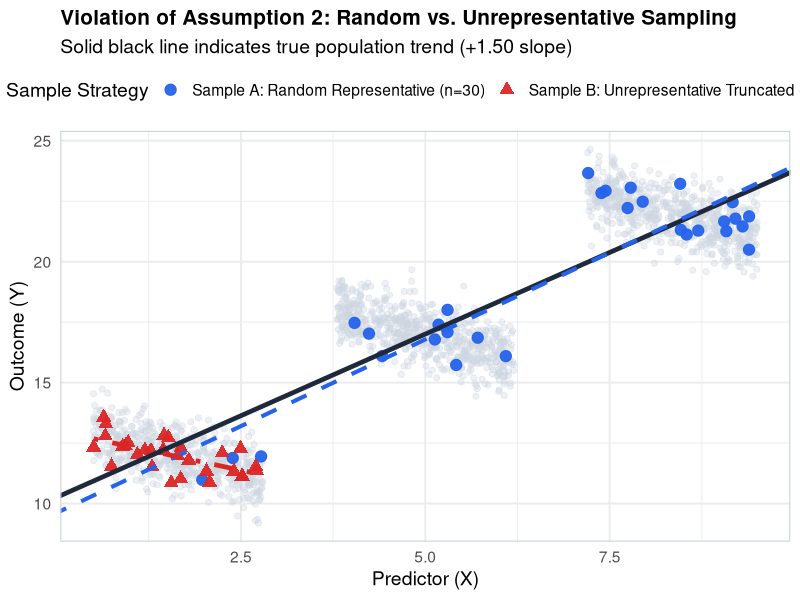

The R script that drew this image:
## ---- chunk 1
knitr::opts_chunk$set(echo = TRUE, warning = FALSE, message = FALSE, fig.width = 9.5, fig.height = 6.0)
library(ggplot2)
library(dplyr)
library(broom)

set.seed(42)
theme_set(theme_minimal(base_size = 14) +
  theme(
    plot.title = element_text(face = "bold", size = 15),
    panel.border = element_rect(colour = "#cbd5e1", fill = NA, linewidth = 0.8)
  ))
## ---- chunk 2
N_pop <- 2000
n_c <- N_pop %/% 3

x_c1 <- runif(n_c, min = 0.5, max = 2.8)
x_c2 <- runif(n_c, min = 3.8, max = 6.2)
x_c3 <- runif(N_pop - 2 * n_c, min = 7.2, max = 9.5)

y_c1 <- 12.0 - 0.85 * (x_c1 - 1.6) + rnorm(n_c, 0, 0.7)
y_c2 <- 17.0 - 0.85 * (x_c2 - 5.0) + rnorm(n_c, 0, 0.7)
y_c3 <- 22.0 - 0.85 * (x_c3 - 8.3) + rnorm(length(x_c3), 0, 0.7)

pop_df <- tibble(
  id = 1:N_pop,
  x = c(x_c1, x_c2, x_c3),
  y = c(y_c1, y_c2, y_c3)
)

mod_pop <- lm(y ~ x, data = pop_df)

cat("=== Global Population OLS Fit (N = 2,000) ===\n")
cat("Population Intercept (beta_0) : ", round(coef(mod_pop)[1], 3), "\n")
cat("Population Slope (beta_1)     : +", round(coef(mod_pop)[2], 3), "\n")
## ---- chunk 3
n_sample <- 30

# Sample A: True Random Representative Sample
sample_random <- pop_df %>% slice_sample(n = n_sample)
mod_random <- lm(y ~ x, data = sample_random)

# Sample B: Unrepresentative Sample (Truncated to X in [0.5, 2.8])
sample_biased <- pop_df %>% filter(x <= 2.8) %>% slice_sample(n = n_sample)
mod_biased <- lm(y ~ x, data = sample_biased)

comp_df <- tibble(
  `Sampling Method` = c("Global Population (True Trend)", "Sample A: Random Representative", "Sample B: Unrepresentative Truncation"),
  `Sample Size (n)` = c(N_pop, n_sample, n_sample),
  `Estimated Intercept (b0)` = round(c(coef(mod_pop)[1], coef(mod_random)[1], coef(mod_biased)[1]), 3),
  `Estimated Slope (b1)` = round(c(coef(mod_pop)[2], coef(mod_random)[2], coef(mod_biased)[2]), 3),
  `Slope R-squared` = round(c(summary(mod_pop)$r.squared, summary(mod_random)$r.squared, summary(mod_biased)$r.squared), 3)
)

knitr::kable(comp_df, caption = "Parameter Comparison across $n = 30$ Sampling Strategies")
## ---- chunk 4
ggplot() +
  geom_point(data = pop_df, aes(x = x, y = y), color = "#cbd5e1", alpha = 0.35, size = 1.8) +
  geom_point(data = sample_random, aes(x = x, y = y, color = "Sample A: Random Representative (n=30)"), size = 3.5, alpha = 0.95) +
  geom_point(data = sample_biased, aes(x = x, y = y, color = "Sample B: Unrepresentative Truncated (n=30)"), size = 3.5, shape = 17, alpha = 0.95) +
  geom_abline(intercept = coef(mod_pop)[1], slope = coef(mod_pop)[2], color = "#1e293b", linewidth = 1.6, linetype = "solid") +
  geom_abline(intercept = coef(mod_random)[1], slope = coef(mod_random)[2], color = "#2563eb", linewidth = 1.4, linetype = "dashed") +
  geom_smooth(data = sample_biased, aes(x = x, y = y), method = "lm", se = FALSE, color = "#dc2626", linewidth = 1.6, linetype = "dotdash") +
  scale_color_manual(values = c("Sample A: Random Representative (n=30)" = "#2563eb", "Sample B: Unrepresentative Truncated (n=30)" = "#dc2626")) +
  labs(
    title = "Violation of Assumption 2: Random vs. Unrepresentative Sampling",
    subtitle = "Solid black line indicates true population trend (+1.50 slope)",
    x = "Predictor (X)",
    y = "Outcome (Y)",
    color = "Sample Strategy"
  ) +
  theme(legend.position = "top")
## ---- chunk 5
se_comparison <- purrr::map_dfr(1:500, function(i) {
  sr <- pop_df %>% slice_sample(n = 30)
  mr <- lm(y ~ x, data = sr)
  
  sn <- pop_df %>% filter(x >= 1.0, x <= 2.0) %>% slice_sample(n = 30, replace = TRUE)
  mn <- lm(y ~ x, data = sn)
  
  tibble(
    se_wide = tidy(mr)$std.error[2],
    se_narrow = tidy(mn)$std.error[2]
  )
})

cat("Average Standard Error of Slope (SE(b1)) across 500 loops:\n")
cat("- Wide Representative Sample (X in [0, 10]): ", round(mean(se_comparison$se_wide), 4), "\n")
cat("- Narrow Truncated Sample  (X in [1, 2]) : ", round(mean(se_comparison$se_narrow), 4), " (>5x larger SE!)\n")
